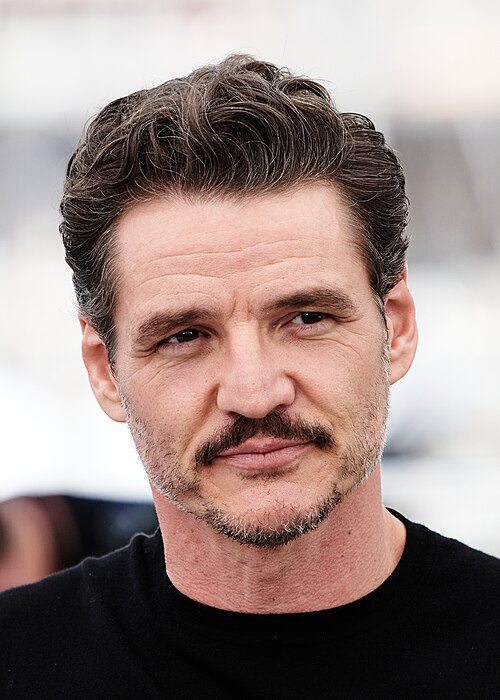
#> input picture cvPedropPascal.jpg, 500 x 700 px
$ python cv1.py   (older library calls are emulated)
#> lines starting #> are read from the running program, lines starting #| are printed output that depends on the picture; after the words box and inside, x2 and y2 are one past the last pixel; in counts of white or black regions, pixels touching at a corner belong together
import cv2
import numpy as np
img = cv2.imread("cvPedropPascal.jpg")
#> img is the input picture: shape (700, 500, 3); mean B, G, R 131.4, 135.9, 154.6
grey= cv2.cvtColor(img, cv2.COLOR_BGR2GRAY)
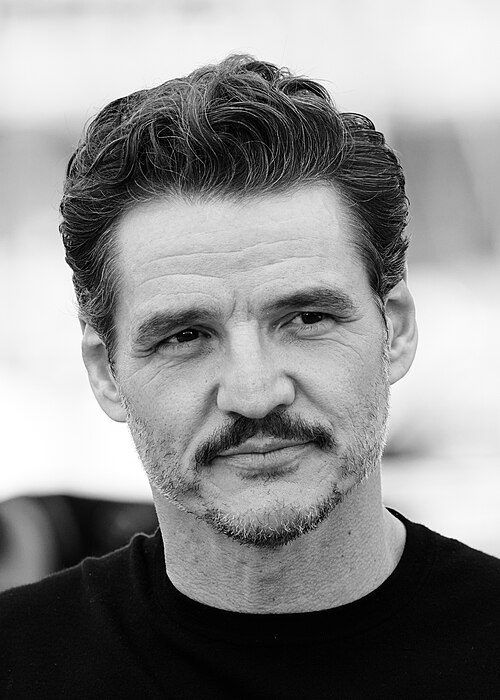
#> grey: shape (700, 500); min 0, max 255, mean 140.9
cv2.imshow("greyscale image",grey)
cv2.waitKey()
blur= cv2.medianBlur(grey,3)
cv2.imshow("blurred image",blur)
cv2.waitKey()
lap=cv2.Laplacian(blur,cv2.CV_8U,7)
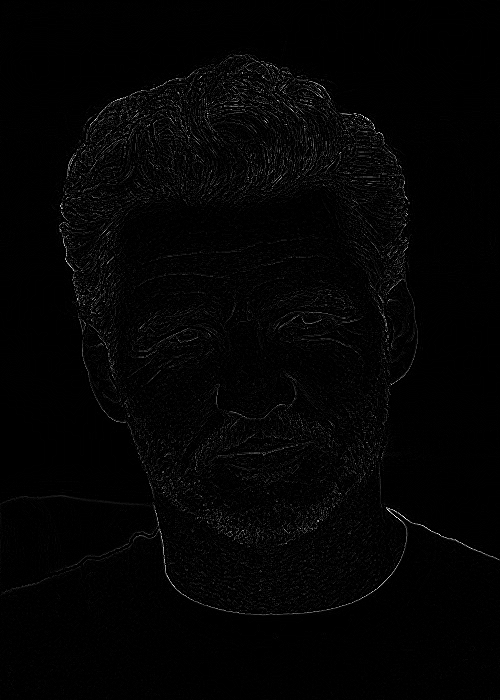
#> lap: shape (700, 500); min 0, max 255, mean 3.8
cv2.imshow("Laplacian image",lap)
cv2.waitKey()
ret, lapthreshold=cv2.threshold(lap, 25, 255, cv2.THRESH_BINARY_INV)
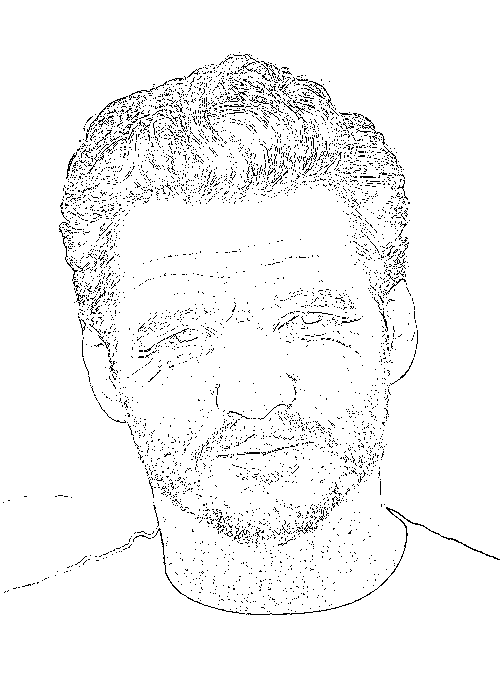
#> lapthreshold: shape (700, 500); 96.1% white; black in thin lines or dots, all inside (x1, y1, x2, y2) = (3, 52, 500, 615)
cv2.imshow("threshold image",lapthreshold)
cv2.waitKey()
bil= img.copy()
for i in range (10):
    bil= cv2.bilateralFilter(bil,3,50,50)
cv2.imshow("bilateral image",bil)
cv2.waitKey()
cartoon_effect = cv2.bitwise_and(bil, bil, mask=lapthreshold)
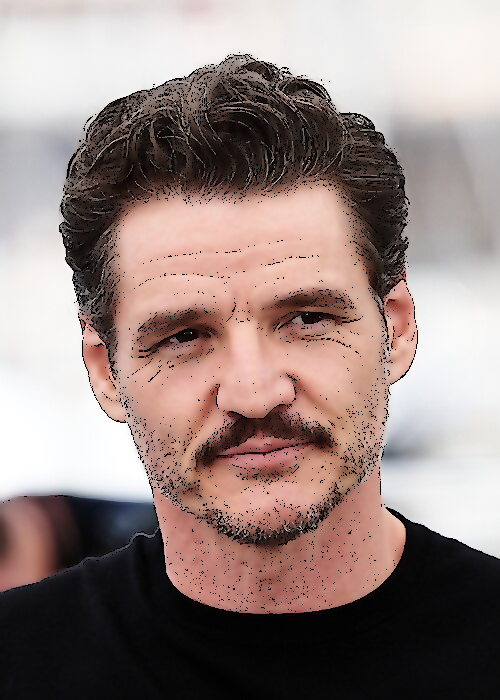
#> cartoon_effect: shape (700, 500, 3); mean B, G, R 128.8, 133.1, 150.7
cv2.imshow("cartoon image",cartoon_effect)
cv2.waitKey()
